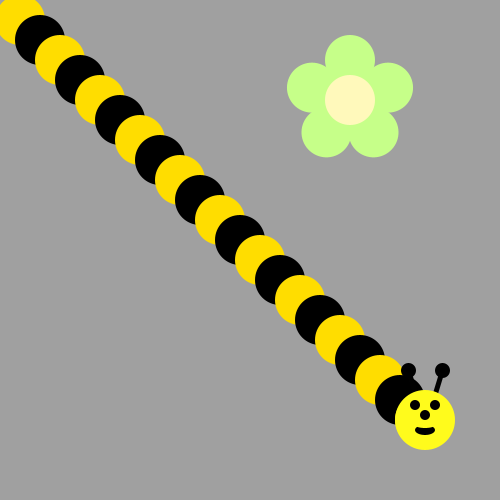
Frame 1 (no input)
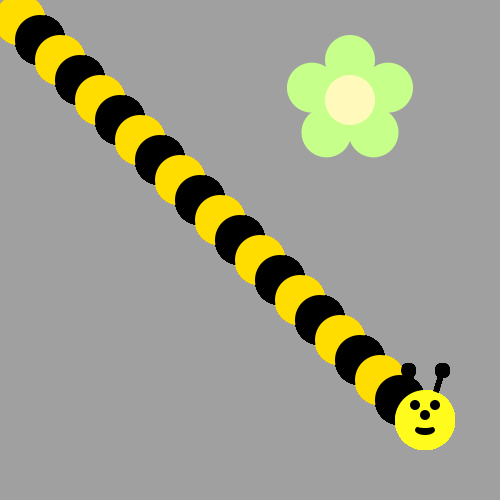
Frame 60 (the mouse pressed at the canvas centre just before this capture)
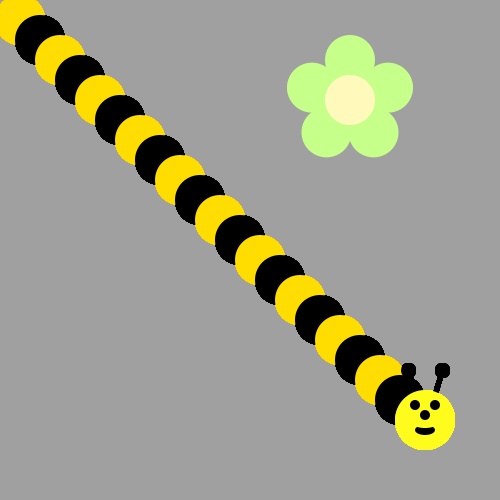
Frame 120 (the mouse held since frame 60 and released just before this capture)

The Processing sketch that drew these frames (run headless with seeded random() and noise(); from frame 60 on, the mouse is pressed at the canvas centre):

// Processing sketch: BumbleBee
// ── BumbleBee.pde

void setup() {
     ellipseMode(CENTER);
     size(500, 500);
     background(160, 160, 160);
      drawFlower(350, 100);

}

void draw() {
int r =0;
int z = 0;
/*Use a loop to make a body for the Bee!
Then put his head on using drawBeeFace(x,y)
Use Modulo to make the colors alternate 
*/
 for(int i=0;i<21;i++){
if(i%2 ==1){
  fill(000,000,000);
  ellipse(r+=20,z+=20,50,50);
} else if(i%2==0){
  fill(255,221,000);
  ellipse(r+=20,z+=20,50,50);
}
}
drawBeeFace(425,420);
}
void drawFlower(int x, int y) {
     noStroke();
     translate(x, y);
     // draw 5 petals, rotating after each one<
     fill(#c6ff89);      // green
      for (int i = 0; i < 5; i++) {
           ellipse(0, -40, 50, 50);
          rotate(radians(72));
     }
     fill(#fff9bb); // light yellow
     ellipse(0, 0, 50, 50);
} 
void drawBeeFace(int BeeFaceX, int BeeFaceY) {
     noStroke();
     fill(0, 0, 0);
     stroke(1);
     strokeWeight(5);
     line(BeeFaceX-10, BeeFaceY-27, BeeFaceX-17, BeeFaceY-50);
     line(BeeFaceX+10, BeeFaceY-27, BeeFaceX+17, BeeFaceY-50);
     ellipse(BeeFaceX-17, BeeFaceY-50, 10, 10);
     ellipse(BeeFaceX+17, BeeFaceY-50, 10, 10);
     noStroke();
     fill(255, 251, 28);
     ellipse(BeeFaceX, BeeFaceY, 60, 60); // face
     fill(255, 237, 209);
     fill(0,0,0);
      ellipse(BeeFaceX-10, BeeFaceY-15, 10, 10); // eyes
     ellipse(BeeFaceX+10, BeeFaceY-15, 10, 10);
      ellipse(BeeFaceX, BeeFaceY-5, 10, 10); // nose
      ellipse(BeeFaceX, BeeFaceY+10, 20, 10);// mouth
     fill(255, 251, 28);
     ellipse(BeeFaceX, BeeFaceY+5, 20, 6);
}
